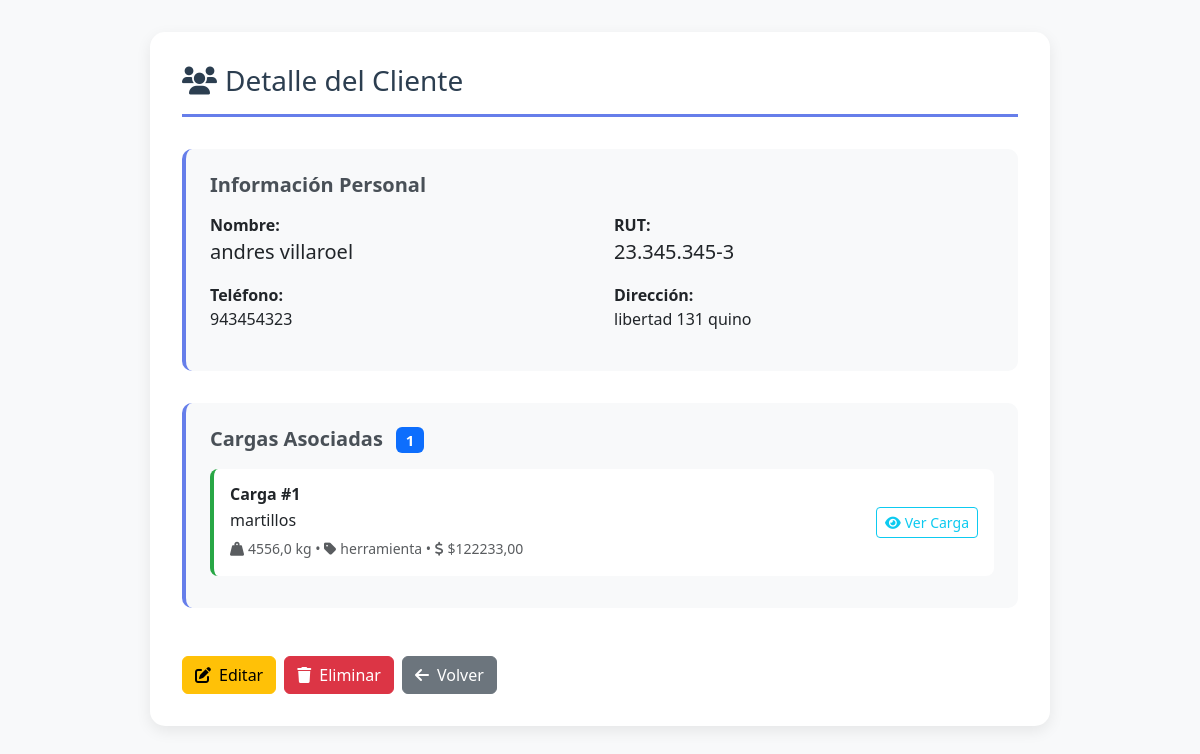
Page /transporte/clientes/1/ on the committed database.
### transporte/models.py (models this page shows, shortened)
class Cliente(models.Model):
    id = models.AutoField(primary_key=True)
    nombre = models.CharField(max_length=100)
    rut = models.CharField(max_length=12, unique=True)
    telefono = models.CharField(max_length=15, blank=True, null=True)
    direccion = models.CharField(max_length=200)

class Carga(models.Model):
    id = models.AutoField(primary_key=True)
    descripcion = models.CharField(max_length=255)
    peso_kg = models.FloatField()
    tipo_mercancia = models.CharField(max_length=50)
    valor_estimado = models.DecimalField(max_digits=10, decimal_places=2)
    cliente = models.ForeignKey(Cliente, on_delete=models.CASCADE, related_name='cargas')

### transporte/views.py (the view)
# urls.py: path('clientes/<int:pk>/', views.cliente_detalle, name='cliente_detalle'),
def cliente_detalle(request, pk):
    cliente = get_object_or_404(Cliente, pk=pk)
    return render(request, "transporte/clientes/detalle_cliente.html", {"cliente": cliente})

### transporte/templates/transporte/clientes/detalle_cliente.html (shortened to what this page needs)
{% load static %}
<!DOCTYPE html>
<html lang="es">
<head>
    <link href="https://cdn.jsdelivr.net/npm/bootstrap@5.3.2/dist/css/bootstrap.min.css" rel="stylesheet">
    <link rel="stylesheet" href="https://cdnjs.cloudflare.com/ajax/libs/font-awesome/6.0.0/css/all.min.css">
</head>
<body>
    <div class="container">
        <div class="detail-container">
            <h3 class="detail-title">
                <i class="fas fa-users me-2"></i>Detalle del Cliente
            </h3>
            <div class="info-card">
                <h5 class="section-title">Información Personal</h5>
                <div class="row">
                    <div class="col-md-6 mb-3">
                        <strong>Nombre:</strong>
                        <div class="fs-5">{{ cliente.nombre }}</div>
                    </div>
                    <div class="col-md-6 mb-3">
                        <strong>RUT:</strong>
                        <div class="fs-5">{{ cliente.rut }}</div>
                    </div>
                    <div class="col-md-6 mb-3">
                        <strong>Teléfono:</strong>
                        <div>{{ cliente.telefono|default:"No registrado" }}</div>
                    </div>
                    <div class="col-md-6 mb-3">
                        <strong>Dirección:</strong>
                        <div>{{ cliente.direccion }}</div>
                    </div>
                </div>
            </div>
            <div class="info-card">
                <h5 class="section-title">
                    Cargas Asociadas
                    <span class="badge bg-primary ms-2">{{ cliente.cargas.count }}</span>
                </h5>
                {% if cliente.cargas.all %}
                    <div class="mt-3">
                        {% for c in cliente.cargas.all %}
                        <div class="carga-item">
                            <div class="row align-items-center">
                                <div class="col-md-8">
                                    <h6 class="mb-1">
                                        <strong>Carga #{{ c.id }}</strong>
                                    </h6>
                                    <p class="mb-1">{{ c.descripcion }}</p>
                                    <small class="text-muted">
                                        <i class="fas fa-weight-hanging me-1"></i>{{ c.peso_kg }} kg •
                                        <i class="fas fa-tag me-1"></i>{{ c.tipo_mercancia }} •
                                        <i class="fas fa-dollar-sign me-1"></i>${{ c.valor_estimado }}
                                    </small>
                                </div>
                                <div class="col-md-4 text-end">
                                    <a href="{% url 'transporte:carga_detalle' c.id %}" class="btn btn-outline-info btn-sm">
                                        <i class="fas fa-eye me-1"></i>Ver Carga
                                    </a>
                                </div>
                            </div>
                        </div>
                        {% endfor %}
                    </div>
                {% else %}
                    <div class="text-center py-3">
                        <i class="fas fa-box-open fa-2x text-muted mb-2"></i>
                        <p class="text-muted mb-0">Este cliente no tiene cargas registradas</p>
                    </div>
                {% endif %}
            </div>
            <div class="d-flex gap-2 pt-3">
                <a href="{% url 'transporte:cliente_editar' cliente.id %}" class="btn btn-warning">
                    <i class="fas fa-edit me-2"></i>Editar
                </a>
                <a href="{% url 'transporte:cliente_eliminar' cliente.id %}" class="btn btn-danger">
                    <i class="fas fa-trash me-2"></i>Eliminar
                </a>
                <a href="{% url 'transporte:clientes_listado' %}" class="btn btn-secondary">
                    <i class="fas fa-arrow-left me-2"></i>Volver
                </a>
            </div>
        </div>
    </div>
</body>
</html>

### transporte/templates/transporte/clientes/detalle_cliente.html (style rules this page uses)
body { background: #f8f9fa; }
.detail-container { max-width: 900px; margin: 2rem auto; background: white; padding: 2rem; border-radius: 15px; box-shadow: 0 5px 15px rgba(0,0,0,.08); }
.detail-title { color: #2c3e50; border-bottom: 3px solid #667eea; padding-bottom: 1rem; margin-bottom: 2rem; }
.info-card { background: #f8f9fa; padding: 1.5rem; border-radius: 10px; border-left: 4px solid #667eea; margin-bottom: 2rem; }
.section-title { color: #495057; font-weight: 600; margin-bottom: 1rem; }
.carga-item { background: white; padding: 1rem; border-radius: 8px; border-left: 4px solid #28a745; margin-bottom: 0.5rem; }

### rows in the picture
Cliente: nombre "andres villaroel", rut "23.345.345-3", telefono "943454323", direccion "libertad 131 quino", cargas.count "1"
Carga: id "1", descripcion "martillos", peso_kg "4556,0", tipo_mercancia "herramienta", valor_estimado "122233,00"
